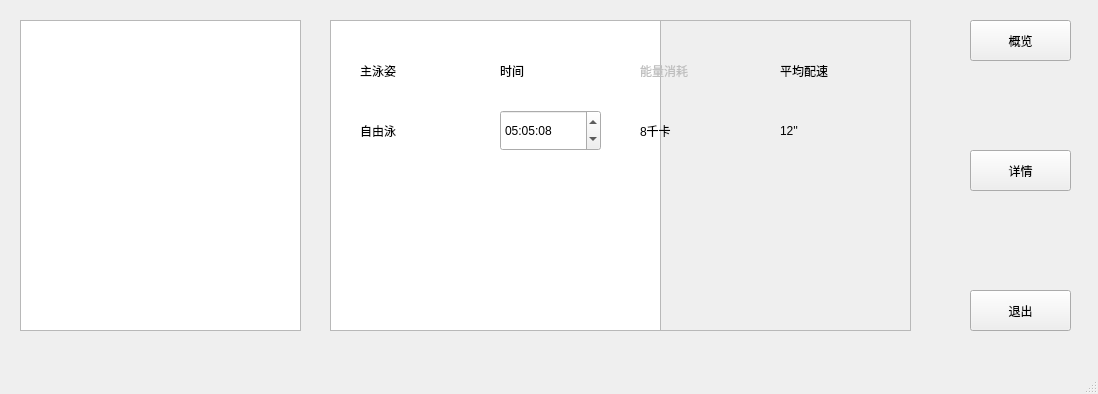
<?xml version="1.0" encoding="UTF-8"?>
<ui version="4.0">
 <class>MainWindow</class>
 <widget class="QMainWindow" name="MainWindow">
  <property name="geometry">
   <rect>
    <x>0</x>
    <y>0</y>
    <width>1098</width>
    <height>394</height>
   </rect>
  </property>
  <property name="windowTitle">
   <string>MainWindow</string>
  </property>
  <widget class="QWidget" name="centralwidget">
   <widget class="QListView" name="listView_swims">
    <property name="geometry">
     <rect>
      <x>20</x>
      <y>20</y>
      <width>281</width>
      <height>311</height>
     </rect>
    </property>
   </widget>
   <widget class="QPushButton" name="bt_summary">
    <property name="geometry">
     <rect>
      <x>970</x>
      <y>20</y>
      <width>101</width>
      <height>41</height>
     </rect>
    </property>
    <property name="text">
     <string>概览</string>
    </property>
   </widget>
   <widget class="QPushButton" name="bt_detail">
    <property name="geometry">
     <rect>
      <x>970</x>
      <y>150</y>
      <width>101</width>
      <height>41</height>
     </rect>
    </property>
    <property name="text">
     <string>详情</string>
    </property>
   </widget>
   <widget class="QPushButton" name="bt_quit">
    <property name="geometry">
     <rect>
      <x>970</x>
      <y>290</y>
      <width>101</width>
      <height>41</height>
     </rect>
    </property>
    <property name="text">
     <string>退出</string>
    </property>
   </widget>
   <widget class="QTableView" name="tableView_detail">
    <property name="enabled">
     <bool>true</bool>
    </property>
    <property name="geometry">
     <rect>
      <x>330</x>
      <y>20</y>
      <width>331</width>
      <height>311</height>
     </rect>
    </property>
   </widget>
   <widget class="QFrame" name="frame_sum">
    <property name="enabled">
     <bool>true</bool>
    </property>
    <property name="geometry">
     <rect>
      <x>330</x>
      <y>20</y>
      <width>581</width>
      <height>311</height>
     </rect>
    </property>
    <property name="frameShape">
     <enum>QFrame::StyledPanel</enum>
    </property>
    <property name="frameShadow">
     <enum>QFrame::Raised</enum>
    </property>
    <widget class="QLabel" name="label_main_swim">
     <property name="geometry">
      <rect>
       <x>30</x>
       <y>30</y>
       <width>91</width>
       <height>41</height>
      </rect>
     </property>
     <property name="text">
      <string>主泳姿</string>
     </property>
    </widget>
    <widget class="QLabel" name="text_main_swim">
     <property name="geometry">
      <rect>
       <x>30</x>
       <y>90</y>
       <width>91</width>
       <height>41</height>
      </rect>
     </property>
     <property name="text">
      <string>自由泳</string>
     </property>
    </widget>
    <widget class="QLabel" name="table_summary_time">
     <property name="geometry">
      <rect>
       <x>170</x>
       <y>30</y>
       <width>101</width>
       <height>41</height>
      </rect>
     </property>
     <property name="text">
      <string>时间</string>
     </property>
    </widget>
    <widget class="QTimeEdit" name="summary_time">
     <property name="geometry">
      <rect>
       <x>170</x>
       <y>90</y>
       <width>101</width>
       <height>41</height>
      </rect>
     </property>
     <property name="time">
      <time>
       <hour>5</hour>
       <minute>5</minute>
       <second>8</second>
      </time>
     </property>
    </widget>
    <widget class="QLabel" name="label_calorie">
     <property name="enabled">
      <bool>false</bool>
     </property>
     <property name="geometry">
      <rect>
       <x>310</x>
       <y>30</y>
       <width>81</width>
       <height>41</height>
      </rect>
     </property>
     <property name="text">
      <string>能量消耗</string>
     </property>
    </widget>
    <widget class="QLabel" name="label_calorie_num">
     <property name="geometry">
      <rect>
       <x>310</x>
       <y>90</y>
       <width>81</width>
       <height>41</height>
      </rect>
     </property>
     <property name="text">
      <string>8千卡</string>
     </property>
    </widget>
    <widget class="QLabel" name="label_average_speed">
     <property name="geometry">
      <rect>
       <x>450</x>
       <y>30</y>
       <width>81</width>
       <height>41</height>
      </rect>
     </property>
     <property name="text">
      <string>平均配速</string>
     </property>
    </widget>
    <widget class="QLabel" name="label_average_speed_num">
     <property name="geometry">
      <rect>
       <x>450</x>
       <y>90</y>
       <width>81</width>
       <height>41</height>
      </rect>
     </property>
     <property name="text">
      <string>12''</string>
     </property>
    </widget>
   </widget>
  </widget>
  <widget class="QMenuBar" name="menubar">
   <property name="geometry">
    <rect>
     <x>0</x>
     <y>0</y>
     <width>1098</width>
     <height>21</height>
    </rect>
   </property>
  </widget>
  <widget class="QStatusBar" name="statusbar"/>
 </widget>
 <resources/>
 <connections/>
</ui>
